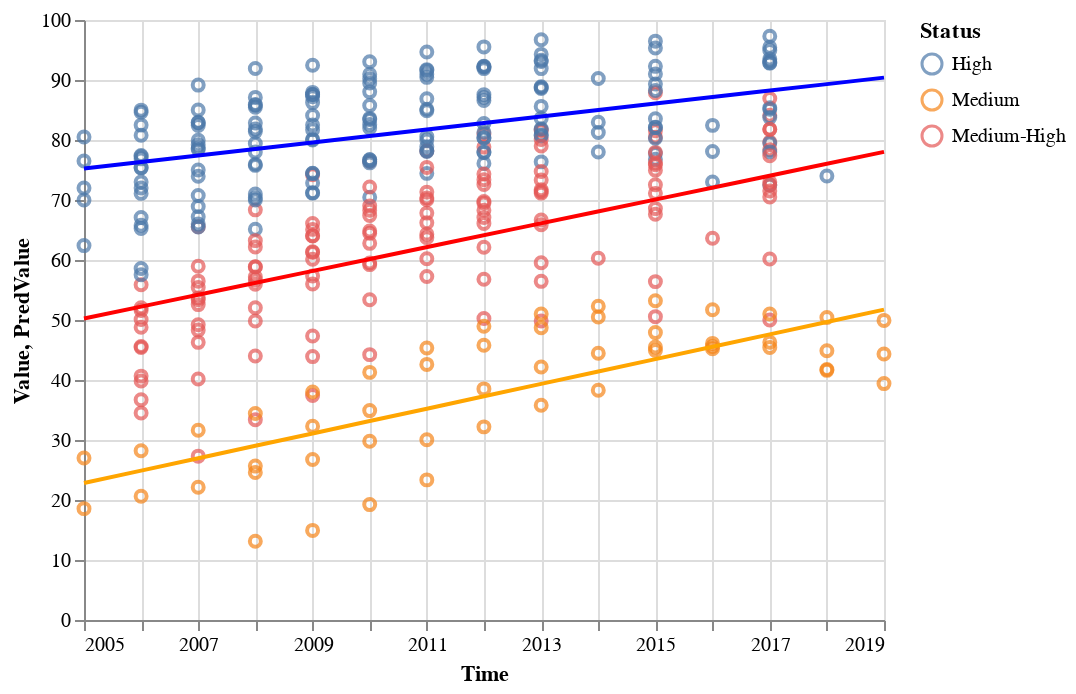

Notebook cell for this chart:
### Markdown cell above
Now, with the new dataframes for the **best-fit** lines ready, we can create the same plot from above and the add the line to that plot so we can see the average change for the group over time by building a layered chart:

### Code cell
alt.Chart(comp_new_2).mark_point().encode(x='Time',y='Value',color='Status')+alt.Chart(
    high_df).mark_line(color='blue').encode(x=alt.X('Time',axis=None)
                                            ,y='PredValue')+alt.Chart(
    medhigh_df).mark_line(color='red').encode(x=alt.X('Time',axis=None)
                                              ,y='PredValue')+alt.Chart(
    medium_df).mark_line(color='orange').encode(x=alt.X('Time',axis=None)
                                                ,y='PredValue')

### Figure 1 — Vega-Lite specification as saved in the notebook (floating-point values rounded to 4 significant figures; data arrays with more than 128 entries replaced by an {"elided": "..."} marker saying what was removed)
{"config": {"view": {"continuousWidth": 400, "continuousHeight": 300}}, "layer": [{"data": {"name": "data-d7b6e74cab5afe14474424bbe993d417"}, "mark": "point", "encoding": {"color": {"type": "nominal", "field": "Status"}, "x": {"type": "temporal", "field": "Time"}, "y": {"type": "quantitative", "field": "Value"}}}, {"data": {"name": "data-2d61269728defb6ba3e41ad686f2ba25"}, "mark": {"type": "line", "color": "blue"}, "encoding": {"x": {"type": "quantitative", "axis": null, "field": "Time"}, "y": {"type": "quantitative", "field": "PredValue"}}}, {"data": {"name": "data-c13598618a4fffa07685ffa8bcb00751"}, "mark": {"type": "line", "color": "red"}, "encoding": {"x": {"type": "quantitative", "axis": null, "field": "Time"}, "y": {"type": "quantitative", "field": "PredValue"}}}, {"data": {"name": "data-bee3333657294751dfcc77c0e7e3029c"}, "mark": {"type": "line", "color": "orange"}, "encoding": {"x": {"type": "quantitative", "axis": null, "field": "Time"}, "y": {"type": "quantitative", "field": "PredValue"}}}], "$schema": "https://vega.github.io/schema/vega-lite/v4.8.1.json", "datasets": {"data-d7b6e74cab5afe14474424bbe993d417": {"elided": "339 records"}, "data-2d61269728defb6ba3e41ad686f2ba25": {"elided": "162 records"}, "data-c13598618a4fffa07685ffa8bcb00751": [{"Time": 2007, "PredValue": 52.77}, {"Time": 2008, "PredValue": 55.29}, {"Time": 2009, "PredValue": 57.82}, {"Time": 2010, "PredValue": 60.34}, {"Time": 2011, "PredValue": 62.87}, {"Time": 2012, "PredValue": 65.39}, {"Time": 2013, "PredValue": 67.92}, {"Time": 2015, "PredValue": 72.97}, {"Time": 2017, "PredValue": 78.02}, {"Time": 2006, "PredValue": 50.24}, {"Time": 2007, "PredValue": 52.77}, {"Time": 2008, "PredValue": 55.29}, {"Time": 2009, "PredValue": 57.82}, {"Time": 2010, "PredValue": 60.34}, {"Time": 2011, "PredValue": 62.87}, {"Time": 2012, "PredValue": 65.39}, {"Time": 2013, "PredValue": 67.92}, {"Time": 2015, "PredValue": 72.97}, {"Time": 2017, "PredValue": 78.02}, {"Time": 2006, "PredValue": 50.24}, {"Time": 2007, "PredValue": 52.77}, {"Time": 2008, "PredValue": 55.29}, {"Time": 2009, "PredValue": 57.82}, {"Time": 2010, "PredValue": 60.34}, {"Time": 2011, "PredValue": 62.87}, {"Time": 2012, "PredValue": 65.39}, {"Time": 2013, "PredValue": 67.92}, {"Time": 2015, "PredValue": 72.97}, {"Time": 2017, "PredValue": 78.02}, {"Time": 2006, "PredValue": 50.24}, {"Time": 2007, "PredValue": 52.77}, {"Time": 2008, "PredValue": 55.29}, {"Time": 2009, "PredValue": 57.82}, {"Time": 2010, "PredValue": 60.34}, {"Time": 2011, "PredValue": 62.87}, {"Time": 2012, "PredValue": 65.39}, {"Time": 2013, "PredValue": 67.92}, {"Time": 2015, "PredValue": 72.97}, {"Time": 2017, "PredValue": 78.02}, {"Time": 2007, "PredValue": 52.77}, {"Time": 2008, "PredValue": 55.29}, {"Time": 2009, "PredValue": 57.82}, {"Time": 2010, "PredValue": 60.34}, {"Time": 2012, "PredValue": 65.39}, {"Time": 2013, "PredValue": 67.92}, {"Time": 2015, "PredValue": 72.97}, {"Time": 2017, "PredValue": 78.02}, {"Time": 2006, "PredValue": 50.24}, {"Time": 2009, "PredValue": 57.82}, {"Time": 2012, "PredValue": 65.39}, {"Time": 2013, "PredValue": 67.92}, {"Time": 2014, "PredValue": 70.44}, {"Time": 2015, "PredValue": 72.97}, {"Time": 2016, "PredValue": 75.49}, {"Time": 2017, "PredValue": 78.02}, {"Time": 2006, "PredValue": 50.24}, {"Time": 2007, "PredValue": 52.77}, {"Time": 2008, "PredValue": 55.29}, {"Time": 2009, "PredValue": 57.82}, {"Time": 2010, "PredValue": 60.34}, {"Time": 2011, "PredValue": 62.87}, {"Time": 2012, "PredValue": 65.39}, {"Time": 2013, "PredValue": 67.92}, {"Time": 2015, "PredValue": 72.97}, {"Time": 2017, "PredValue": 78.02}, {"Time": 2006, "PredValue": 50.24}, {"Time": 2007, "PredValue": 52.77}, {"Time": 2008, "PredValue": 55.29}, {"Time": 2009, "PredValue": 57.82}, {"Time": 2010, "PredValue": 60.34}, {"Time": 2011, "PredValue": 62.87}, {"Time": 2012, "PredValue": 65.39}, {"Time": 2013, "PredValue": 67.92}, {"Time": 2015, "PredValue": 72.97}, {"Time": 2017, "PredValue": 78.02}, {"Time": 2006, "PredValue": 50.24}, {"Time": 2007, "PredValue": 52.77}, {"Time": 2008, "PredValue": 55.29}, {"Time": 2009, "PredValue": 57.82}, {"Time": 2010, "PredValue": 60.34}, {"Time": 2011, "PredValue": 62.87}, {"Time": 2012, "PredValue": 65.39}, {"Time": 2013, "PredValue": 67.92}, {"Time": 2015, "PredValue": 72.97}, {"Time": 2017, "PredValue": 78.02}, {"Time": 2006, "PredValue": 50.24}, {"Time": 2007, "PredValue": 52.77}, {"Time": 2008, "PredValue": 55.29}, {"Time": 2009, "PredValue": 57.82}, {"Time": 2010, "PredValue": 60.34}, {"Time": 2011, "PredValue": 62.87}, {"Time": 2012, "PredValue": 65.39}, {"Time": 2013, "PredValue": 67.92}, {"Time": 2015, "PredValue": 72.97}, {"Time": 2017, "PredValue": 78.02}, {"Time": 2006, "PredValue": 50.24}, {"Time": 2007, "PredValue": 52.77}, {"Time": 2008, "PredValue": 55.29}, {"Time": 2009, "PredValue": 57.82}, {"Time": 2010, "PredValue": 60.34}, {"Time": 2011, "PredValue": 62.87}, {"Time": 2012, "PredValue": 65.39}, {"Time": 2013, "PredValue": 67.92}, {"Time": 2015, "PredValue": 72.97}, {"Time": 2017, "PredValue": 78.02}, {"Time": 2006, "PredValue": 50.24}, {"Time": 2007, "PredValue": 52.77}, {"Time": 2008, "PredValue": 55.29}, {"Time": 2009, "PredValue": 57.82}, {"Time": 2010, "PredValue": 60.34}, {"Time": 2011, "PredValue": 62.87}, {"Time": 2012, "PredValue": 65.39}, {"Time": 2013, "PredValue": 67.92}, {"Time": 2015, "PredValue": 72.97}, {"Time": 2017, "PredValue": 78.02}, {"Time": 2006, "PredValue": 50.24}, {"Time": 2007, "PredValue": 52.77}, {"Time": 2008, "PredValue": 55.29}, {"Time": 2009, "PredValue": 57.82}, {"Time": 2010, "PredValue": 60.34}, {"Time": 2011, "PredValue": 62.87}, {"Time": 2012, "PredValue": 65.39}, {"Time": 2013, "PredValue": 67.92}, {"Time": 2015, "PredValue": 72.97}, {"Time": 2017, "PredValue": 78.02}], "data-bee3333657294751dfcc77c0e7e3029c": [{"Time": 2005, "PredValue": 22.84}, {"Time": 2006, "PredValue": 24.9}, {"Time": 2007, "PredValue": 26.97}, {"Time": 2008, "PredValue": 29.03}, {"Time": 2009, "PredValue": 31.09}, {"Time": 2010, "PredValue": 33.16}, {"Time": 2011, "PredValue": 35.22}, {"Time": 2012, "PredValue": 37.28}, {"Time": 2013, "PredValue": 39.35}, {"Time": 2014, "PredValue": 41.41}, {"Time": 2015, "PredValue": 43.48}, {"Time": 2016, "PredValue": 45.54}, {"Time": 2017, "PredValue": 47.6}, {"Time": 2018, "PredValue": 49.67}, {"Time": 2019, "PredValue": 51.73}, {"Time": 2008, "PredValue": 29.03}, {"Time": 2009, "PredValue": 31.09}, {"Time": 2010, "PredValue": 33.16}, {"Time": 2011, "PredValue": 35.22}, {"Time": 2012, "PredValue": 37.28}, {"Time": 2013, "PredValue": 39.35}, {"Time": 2014, "PredValue": 41.41}, {"Time": 2015, "PredValue": 43.48}, {"Time": 2016, "PredValue": 45.54}, {"Time": 2017, "PredValue": 47.6}, {"Time": 2018, "PredValue": 49.67}, {"Time": 2019, "PredValue": 51.73}, {"Time": 2008, "PredValue": 29.03}, {"Time": 2009, "PredValue": 31.09}, {"Time": 2010, "PredValue": 33.16}, {"Time": 2011, "PredValue": 35.22}, {"Time": 2012, "PredValue": 37.28}, {"Time": 2013, "PredValue": 39.35}, {"Time": 2014, "PredValue": 41.41}, {"Time": 2015, "PredValue": 43.48}, {"Time": 2016, "PredValue": 45.54}, {"Time": 2018, "PredValue": 49.67}, {"Time": 2005, "PredValue": 22.84}, {"Time": 2006, "PredValue": 24.9}, {"Time": 2007, "PredValue": 26.97}, {"Time": 2008, "PredValue": 29.03}, {"Time": 2009, "PredValue": 31.09}, {"Time": 2010, "PredValue": 33.16}, {"Time": 2011, "PredValue": 35.22}, {"Time": 2012, "PredValue": 37.28}, {"Time": 2013, "PredValue": 39.35}, {"Time": 2014, "PredValue": 41.41}, {"Time": 2015, "PredValue": 43.48}, {"Time": 2016, "PredValue": 45.54}, {"Time": 2017, "PredValue": 47.6}, {"Time": 2018, "PredValue": 49.67}, {"Time": 2019, "PredValue": 51.73}]}}
